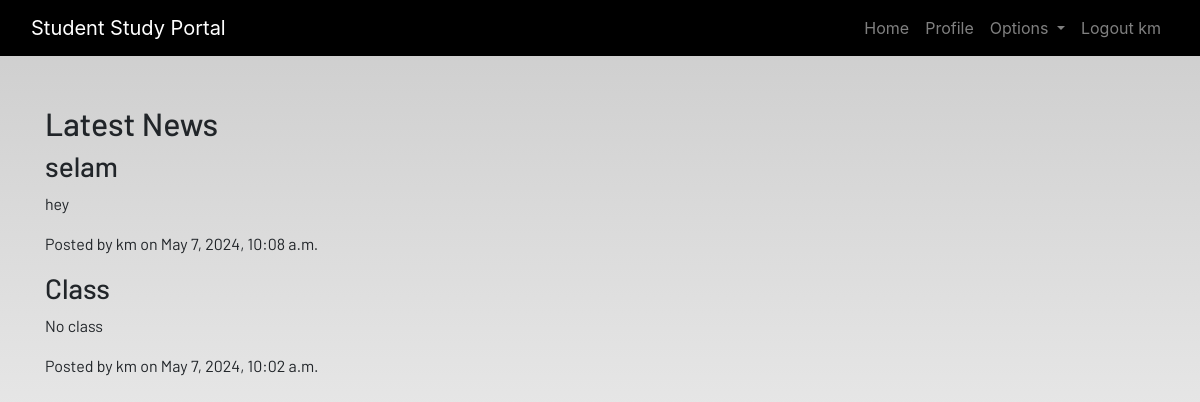
The page /news/ (signed in) on the database its author committed.
### dashboard/models.py (models this page shows, shortened)
class News(models.Model):
    title = models.CharField(max_length=100)
    content = models.TextField()
    date_posted = models.DateTimeField(auto_now_add=True)
    author = models.ForeignKey(User, on_delete=models.CASCADE)

### dashboard/views.py (the view)
# urls.py: path('news/', views.news, name='news'),
@login_required
def news(request):
    news_items = News.objects.all().order_by('-date_posted')
    context = {'news_items': news_items}
    return render(request, 'dashboard/news.html', context)

### dashboard/templates/dashboard/news.html (shortened to what this page needs)
{% extends 'dashboard/base.html' %}
{% block content %}
<div class="container">
    <h2 class="news-heading">Latest News</h2>
    <div class="news-list">
        {% for news_item in news_items %}
        <div class="news-item">
            <h3 class="news-title">{{ news_item.title }}</h3>
            <p class="news-content">{{ news_item.content }}</p>
            <p class="news-info">Posted by {{ news_item.author }} on {{ news_item.date_posted }}</p>
        </div>
        {% endfor %}
    </div>
</div>
{% endblock %}

### dashboard/templates/dashboard/base.html (shortened to what this page needs)
<!DOCTYPE html>
{% load static %}
<html lang="en">
<head>
    <link rel="stylesheet" href="https://stackpath.bootstrapcdn.com/bootstrap/4.3.1/css/bootstrap.min.css"
 />
    <link rel="stylesheet" href="https://use.fontawesome.com/releases/v5.7.2/css/all.css"
 />
    <link rel="stylesheet" href="{% static 'css/main.css' %}" />
</head>
<body>
<header>
    <nav class="navbar navbar-expand-lg navbar-dark bg-dark">
        <div class="container-fluid">
            <a class="navbar-brand" href="{% url 'home' %}">Student Study Portal</a>
            <div class="collapse navbar-collapse justify-content-end" id="navbarSupportedContent">
                <ul class="navbar-nav">
                    <li class="nav-item">
                        <a class="nav-link" href="{% url 'home' %}">Home</a>
                    </li>
                    {% if user.is_authenticated %}
                        <li class="nav-item">
                            <a class="nav-link" href="{% url 'profile' %}">Profile</a>
                        </li>
                        <li class="nav-item dropdown">
                            <a class="nav-link dropdown-toggle" href="#" id="navbarDropdown" role="button"
                               data-toggle="dropdown" aria-haspopup="true" aria-expanded="false">
                                Options
                            </a>
                        </li>
                        <li class="nav-item">
                            <a class="nav-link" href="{% url 'logout' %}">Logout {{ user.username }}</a>
                        </li>
                    {% endif %}
                </ul>
            </div>
        </div>
    </nav>
</header>
<br /><br />
<main>
    {% block content %}
    {% endblock content %}
</main>
</body>
</html>

### static/css/main.css (style rules this page uses)
html { scroll-behavior: smooth; height: 100%; width: 100%; }
main { font-family: Barlow, Quicksand, Rubik, sans-serif, serif, 'Times New Roman', Times, serif !important; }
.navbar { background-color: rgb(0, 0, 0) !important; }
a { text-decoration: none !important; color: black; }
html, body { max-width: 100%; overflow-x: hidden; height: 100%; width: 100%; }
body { background: linear-gradient(rgba(0, 0, 0, 0.2), rgba(255, 255, 255, 0.5)); overflow-x: hidden; background-repeat: no-repeat; }

### rows shown on the page
News: title "selam", content "hey", author "km", date_posted "May 7, 2024, 10:08 a.m."
News: title "Class", content "No class", author "km", date_posted "May 7, 2024, 10:02 a.m."

### other values the page prints
{{ user.username }} "km"
